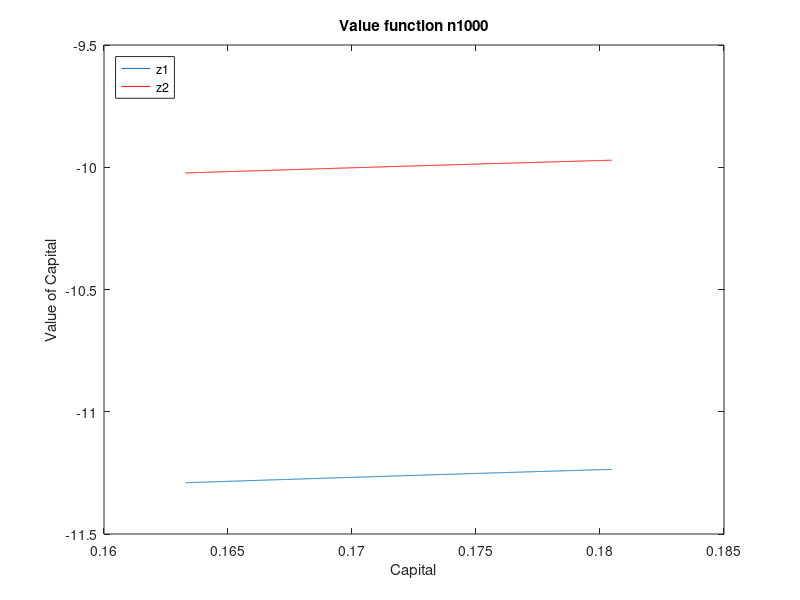
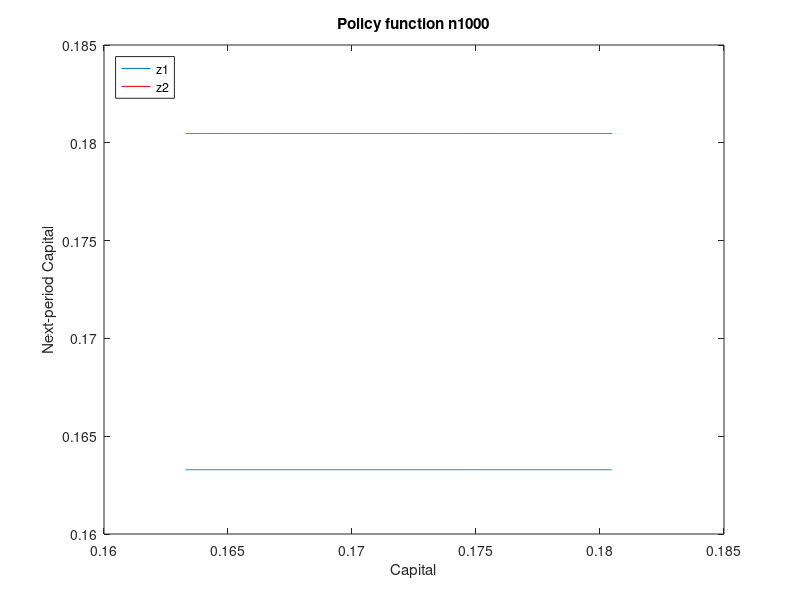

The MATLAB source for these figures, in order:

% ----- save output to file ----- %
clear all
diary hw5.mout
diary off
delete hw5.mout
diary hw5.mout
more off

% ----- display date and time of computation ----- %
format short g
date
time0 = clock;

% ---- Question #3 ----- %
% parameters
beta = .9;
alpha = .36;

% shock
z1 = .9;
z2 = 1.1;
z = [z1;z2];

% transition matrix
p11 = .95;
p22 = .9;
P = [p11 .05 
    .1 p22];
pz1 = [p11 .05];
pz2 = [.1 p22];

% steady state
kss = (alpha*beta)^(1/(1-alpha));

% capital stock
k1bar = .95*kss;
k2bar = 1.05*kss;
%k = [k1bar k2bar]';  % grid for capital
kD = linspace(k1bar,k2bar,2)';
[r c]= size(kD);

% Initialization of endogeneous variables %
v = zeros(r,2);                     % v(i): value function at k(i),z(i)
tv = zeros(r,2);                    % tv(i): mapped value function at k(i),z(i)
%kprime = zeros(r,2);                % kprime(i): next-period capital given current state k(i)

crit = 1.0;                         % init criterion for stopping iterations
tol = 1e-6;                         % tolerance 
it = 0;                             % number of iterations

while crit > tol
    for i=1:r
        k = kD(i);
        c = [z(1)*k^alpha-kD z(2)*k^alpha-kD]; 
        [tv(i,:) I] = max(log(c)+ beta*v*P');
        g(i,:) = [kD(I(1)) kD(I(2))];
    end
    crit = max(max(abs(tv-v)));
    v = tv;

end

fprintf('\nb) Decision rule for policy function \n\n')
disp([g(:,1);g(:,2)])

fprintf('\nc) Value function and policy function with n=1000 \n\n')
kD_1000 = linspace(k1bar,k2bar,1000)';
[r c]= size(kD_1000);

% Initialization of endogeneous variables %
v = zeros(r,2);                     % v(i): value function at k(i),z(i)
tv = zeros(r,2);                    % tv(i): mapped value function at k(i),z(i)

crit = 1.0;                         % init criterion for stopping iterations
tol = 1e-6;                         % tolerance 
it = 0;                             % number of iterations

while crit > tol
    for i=1:r
        k = kD_1000(i);
        c = [z(1)*k^alpha-kD_1000 z(2)*k^alpha-kD_1000]; 
        [tv(i,:) I] = max(log(c)+ beta*v*P');
        g(i,:) = [kD_1000(I(1)) kD_1000(I(2))];
    end
    crit = max(max(abs(tv-v)));
    v = tv;

end
kprime = [g(:,1);g(:,2)];
v;

% graph
figure1 = figure('Name','Value function n1000');
plot1 = plot(kD_1000,v);
set(plot1(1),'DisplayName','z1');
set(plot1(2),'Color',[1 0 0],'DisplayName','z2');
xlabel('Capital');
ylabel('Value of Capital');
title('Value function n1000');
legend('show');
set(legend,'Location','NorthWest');

figure2 = figure('Name','Policy function n1000');
plot2 = plot(kD_1000,g);
set(plot2(1),'DisplayName','z1');
set(plot2(2),'Color',[1 0 0],'DisplayName','z2');
xlabel('Capital');
ylabel('Next-period Capital');
title('Policy function n1000');
legend('show');
set(legend,'Location','NorthWest');

% ----- turn off diary ----- %
comptime = etime(clock, time0)
diary off